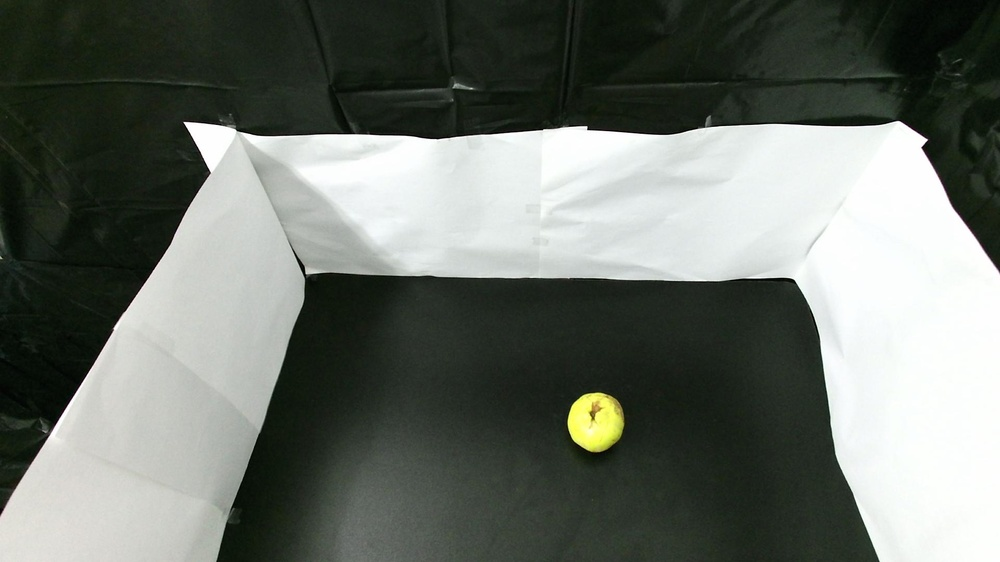
#> input picture rgb1.jpg, 1000 x 562 px, shrunk from 1920 x 1080 before the run
$ python Demo.py
#> lines starting #> are read from the running program, lines starting #| are printed output that depends on the picture; after the words box and inside, x2 and y2 are one past the last pixel; in counts of white or black regions, pixels touching at a corner belong together; long printed decimals are rounded
#> further down, color_image is the input picture: shape (562, 1000, 3); mean B, G, R 105.2, 112.4, 106.7
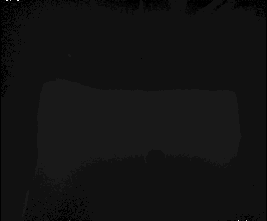
#> input picture depth1.png, 267 x 221 px, shrunk from 512 x 424 before the run
#> further down, depth_image is the input picture: shape (221, 267); min 0, max 30, mean 2.2
import cv2
import numpy as np
from scipy.spatial import ConvexHull
import matplotlib.pyplot as plt

# Preprocessing Function
def preprocess_image(image, is_depth=False):
    """Preprocess color or depth images."""
#> called with is_depth = False
    if not is_depth:
        gray_image = cv2.cvtColor(image, cv2.COLOR_BGR2GRAY)
    else:
        gray_image = image  # Depth images are already grayscale

    # Apply median filter for smoothing
    median_filtered = cv2.medianBlur(gray_image, 5)

    if not is_depth:
        # Apply Canny edge detection for color images
        edges = cv2.Canny(median_filtered, 100, 200)
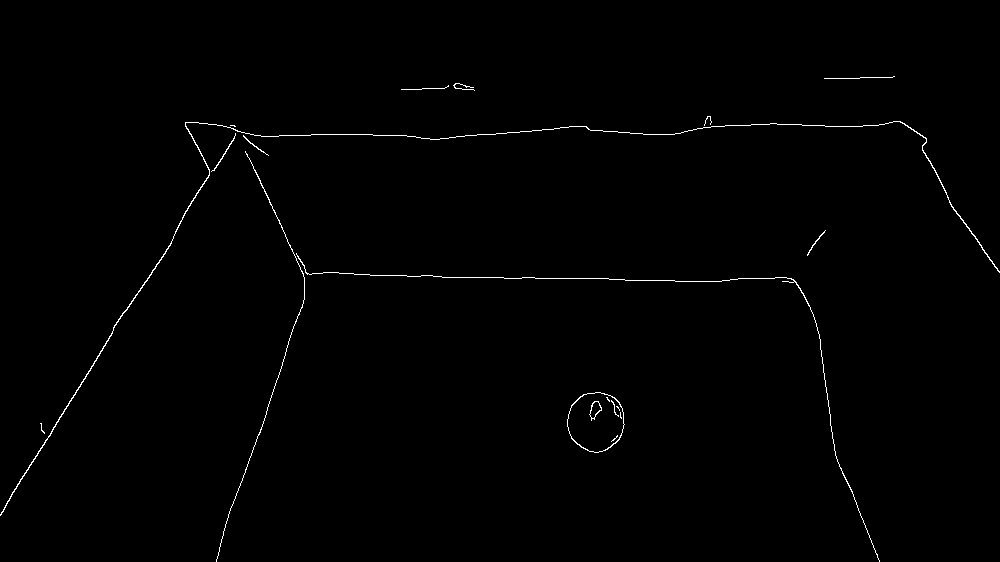
#> edges: shape (562, 1000); 0.63% white in thin lines or dots, all inside (x1, y1, x2, y2) = (0, 76, 1000, 562)
        kernel = cv2.getStructuringElement(cv2.MORPH_ELLIPSE, (5, 5))
        return cv2.morphologyEx(edges, cv2.MORPH_CLOSE, kernel)
    else:
        # Return the depth image as is (after median filtering)
        return median_filtered

# Feature Extraction
def extract_features(color_image, depth_image):
    """Extract 2D and 3D features from color and depth data."""
    # Preprocess Images
    processed_color = preprocess_image(color_image)
    processed_depth = preprocess_image(depth_image, is_depth=True)
#> call 2 of preprocess_image, with is_depth = True
#> in preprocess_image (call 2), `median_filtered = cv2.medianBlur(gray_image, 5)`:
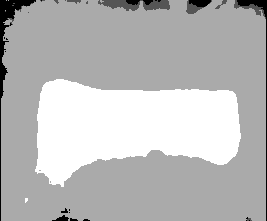
#> median_filtered: shape (221, 267); min 0, max 3, mean 2.18; drawn with min black and max white

    # 2D Features (Length, Width, Diameter, Perimeter)
    contours, _ = cv2.findContours(processed_color, cv2.RETR_EXTERNAL, cv2.CHAIN_APPROX_SIMPLE)
#> contours = 8 contours, 4 with area under 20; largest, box (x1, y1, x2, y2) and area: (567, 392, 625, 453) 2657, (0, 116, 1000, 516) 1814, (216, 151, 880, 562) 197, (452, 83, 475, 91) 72
    max_contour = max(contours, key=cv2.contourArea) if contours else None
#> max_contour = contour of 81 points, box (x1, y1, x2, y2) (567, 392, 625, 453), area 2657

    if max_contour is None:
        print("No contours detected in the color image!")
        return None

    length = np.max(max_contour[:, :, 1]) - np.min(max_contour[:, :, 1])
#> length = 60
    width = np.max(max_contour[:, :, 0]) - np.min(max_contour[:, :, 0])
#> width = 57
    diameter = max(length, width)
#> diameter = 60
    perimeter = cv2.arcLength(max_contour, True)
#> perimeter = 194.2

    # 3D Features (Thickness, Surface Area, Volume, Convex Volume, Solidity, Mass)
    thickness = np.max(processed_depth) - np.min(processed_depth)
#> thickness = 3
    depth_points = np.column_stack(np.where(processed_depth > 0))
#> depth_points = 57419 pairs, first value 0 to 220, second value 1 to 265

    if depth_points.shape[0] < 3:
        print("Not enough valid depth points to construct a Convex Hull. Setting default values.")
        convex_volume = 0
        surface_area = 0
    else:
        try:
            hull = ConvexHull(depth_points)
            convex_volume = hull.volume
#> convex_volume = 57811
            surface_area = hull.area
#> surface_area = 954.6
        except Exception as e:
            print("Convex Hull computation failed:", e)
            convex_volume = 0
            surface_area = 0

    volume = cv2.contourArea(max_contour) * thickness
#> volume = 7971
    solidity = volume / convex_volume if convex_volume > 0 else 0
#> solidity = 0.138
    mass = volume * 0.91  # Assuming specific density for the object
#> mass = 7253.6

    return {
        "Length": length,
        "Width": width,
        "Diameter": diameter,
        "Perimeter": perimeter,
        "Thickness": thickness,
        "Surface Area": surface_area,
        "Volume": volume,
        "Convex Volume": convex_volume,
        "Solidity": solidity,
        "Mass": mass,
    }

# Load images
color_image_path = 'rgb1.jpg'
depth_image_path = 'depth1.png'

color_image = cv2.imread(color_image_path)
depth_image = cv2.imread(depth_image_path, cv2.IMREAD_GRAYSCALE)

# Ensure images are loaded
if color_image is None or depth_image is None:
    raise FileNotFoundError("Could not load one or both of the images. Check file paths.")

# Extract features
features = extract_features(color_image, depth_image)
#> features = 10 items

if features:
    print("Extracted Features:")
    for feature, value in features.items():
        print(f"{feature}: {value}")
#> this loop made 10 passes
#> (feature, value) on passes 1 to 10: ('Length', 60), ('Width', 57), ('Diameter', 60), ('Perimeter', 194.2), ('Thickness', 3), ('Surface Area', 954.6), ('Volume', 7971), ('Convex Volume', 57811), ('Solidity', 0.138), ('Mass', 7253.6)
#| Length: 60
#| Width: 57
#| Diameter: 60
#| Perimeter: 194.167
#| Thickness: 3
#| Surface Area: 954.624
#| Volume: 7971.0
#| Convex Volume: 57811.000
#> (further printed lines are left out)

# Visualization
plt.figure(figsize=(12, 6))
plt.subplot(1, 2, 1)
plt.title("Color Image")
plt.imshow(cv2.cvtColor(color_image, cv2.COLOR_BGR2RGB))

plt.subplot(1, 2, 2)
plt.title("Processed Depth Image")
plt.imshow(preprocess_image(depth_image, is_depth=True), cmap='gray')

plt.show()
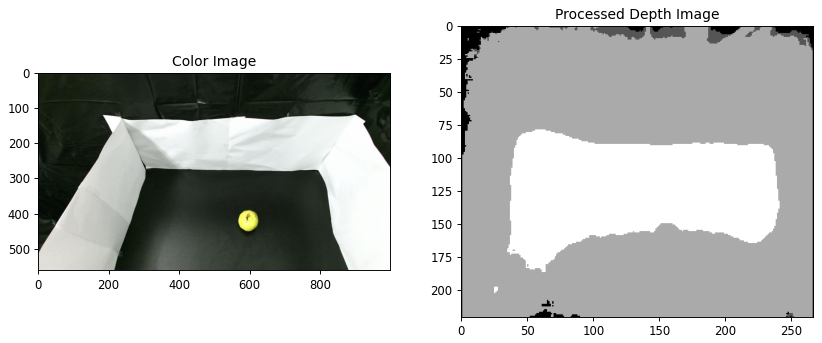
#> figure drawn by matplotlib, 2 panels
